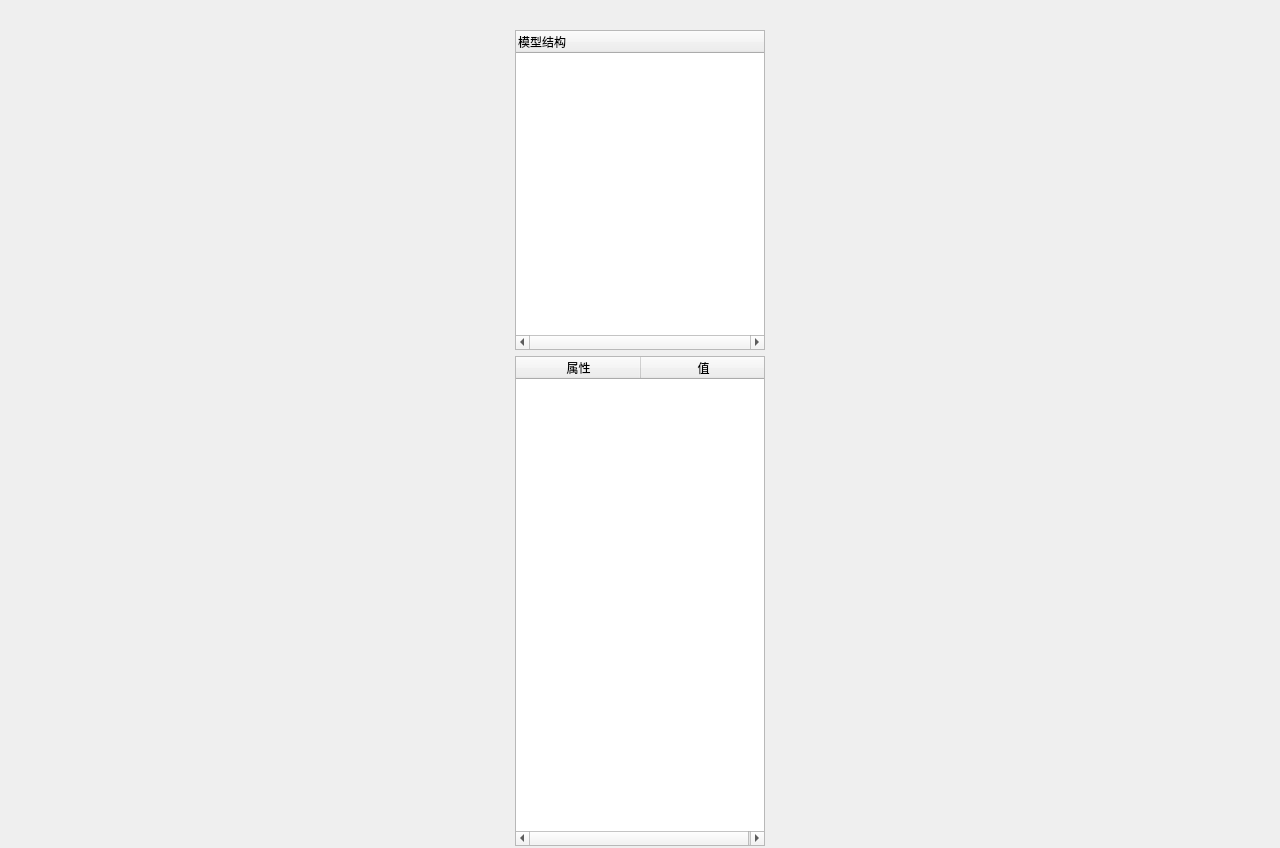
<?xml version="1.0" encoding="UTF-8"?>
<ui version="4.0">
 <class>osgQtViewer</class>
 <widget class="QWidget" name="osgQtViewer">
  <property name="geometry">
   <rect>
    <x>0</x>
    <y>0</y>
    <width>1280</width>
    <height>848</height>
   </rect>
  </property>
  <property name="maximumSize">
   <size>
    <width>16777215</width>
    <height>16777215</height>
   </size>
  </property>
  <property name="windowTitle">
   <string>osgQtViwer</string>
  </property>
  <layout class="QGridLayout" name="gridLayout_2">
   <property name="leftMargin">
    <number>2</number>
   </property>
   <property name="topMargin">
    <number>30</number>
   </property>
   <property name="rightMargin">
    <number>2</number>
   </property>
   <property name="bottomMargin">
    <number>2</number>
   </property>
   <item row="0" column="0">
    <widget class="QTreeWidget" name="treeWidget">
     <property name="sizePolicy">
      <sizepolicy hsizetype="Fixed" vsizetype="Preferred">
       <horstretch>0</horstretch>
       <verstretch>0</verstretch>
      </sizepolicy>
     </property>
     <property name="minimumSize">
      <size>
       <width>0</width>
       <height>320</height>
      </size>
     </property>
     <property name="maximumSize">
      <size>
       <width>250</width>
       <height>50000</height>
      </size>
     </property>
     <property name="cursor" stdset="0">
      <cursorShape>ArrowCursor</cursorShape>
     </property>
     <property name="verticalScrollBarPolicy">
      <enum>Qt::ScrollBarAlwaysOff</enum>
     </property>
     <property name="horizontalScrollBarPolicy">
      <enum>Qt::ScrollBarAlwaysOn</enum>
     </property>
     <property name="sizeAdjustPolicy">
      <enum>QAbstractScrollArea::AdjustToContents</enum>
     </property>
     <property name="autoScrollMargin">
      <number>16</number>
     </property>
     <attribute name="headerDefaultSectionSize">
      <number>100</number>
     </attribute>
     <column>
      <property name="text">
       <string>模型结构</string>
      </property>
     </column>
    </widget>
   </item>
   <item row="0" column="1" rowspan="2">
    <layout class="QGridLayout" name="gridLayout"/>
   </item>
   <item row="1" column="0">
    <widget class="QTableWidget" name="tableWidget">
     <property name="sizePolicy">
      <sizepolicy hsizetype="Fixed" vsizetype="Expanding">
       <horstretch>0</horstretch>
       <verstretch>0</verstretch>
      </sizepolicy>
     </property>
     <property name="minimumSize">
      <size>
       <width>0</width>
       <height>490</height>
      </size>
     </property>
     <property name="maximumSize">
      <size>
       <width>250</width>
       <height>16777215</height>
      </size>
     </property>
     <property name="verticalScrollMode">
      <enum>QAbstractItemView::ScrollPerPixel</enum>
     </property>
     <property name="horizontalScrollMode">
      <enum>QAbstractItemView::ScrollPerPixel</enum>
     </property>
     <attribute name="horizontalHeaderCascadingSectionResizes">
      <bool>true</bool>
     </attribute>
     <attribute name="horizontalHeaderDefaultSectionSize">
      <number>125</number>
     </attribute>
     <column>
      <property name="text">
       <string>属性</string>
      </property>
     </column>
     <column>
      <property name="text">
       <string>值</string>
      </property>
     </column>
    </widget>
   </item>
  </layout>
 </widget>
 <resources/>
 <connections/>
</ui>
